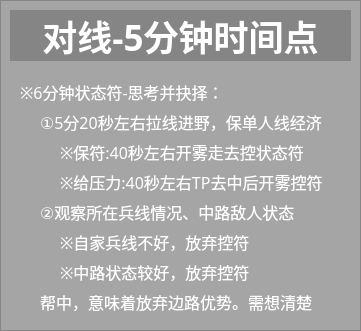
  <widget class="QFrame" name="frame_11">
   <property name="geometry">
    <rect>
     <x>1170</x>
     <y>420</y>
     <width>361</width>
     <height>331</height>
    </rect>
   </property>
   <property name="font">
    <font>
     <family>微软雅黑</family>
    </font>
   </property>
   <property name="styleSheet">
    <string notr="true">QFrame{background-color: rgba(0, 0, 0, 50);}</string>
   </property>
   <property name="frameShape">
    <enum>QFrame::StyledPanel</enum>
   </property>
   <property name="frameShadow">
    <enum>QFrame::Raised</enum>
   </property>
   <widget class="QLabel" name="label_80">
    <property name="geometry">
     <rect>
      <x>40</x>
      <y>200</y>
      <width>291</width>
      <height>21</height>
     </rect>
    </property>
    <property name="font">
     <font>
      <family>微软雅黑</family>
      <pointsize>12</pointsize>
     </font>
    </property>
    <property name="styleSheet">
     <string notr="true">color: rgb(255, 255, 255);
background-color: rgba(255, 255, 255, 0);</string>
    </property>
    <property name="text">
     <string>②观察所在兵线情况、中路敌人状态</string>
    </property>
    <property name="alignment">
     <set>Qt::AlignLeading|Qt::AlignLeft|Qt::AlignTop</set>
    </property>
   </widget>
   <widget class="QLabel" name="label_81">
    <property name="geometry">
     <rect>
      <x>10</x>
      <y>10</y>
      <width>341</width>
      <height>51</height>
     </rect>
    </property>
    <property name="font">
     <font>
      <family>微软雅黑</family>
      <pointsize>26</pointsize>
      <weight>75</weight>
      <bold>true</bold>
     </font>
    </property>
    <property name="styleSheet">
     <string notr="true">color: rgb(255, 255, 255);</string>
    </property>
    <property name="text">
     <string>对线-5分钟时间点</string>
    </property>
    <property name="alignment">
     <set>Qt::AlignCenter</set>
    </property>
   </widget>
   <widget class="QLabel" name="label_83">
    <property name="geometry">
     <rect>
      <x>20</x>
      <y>80</y>
      <width>301</width>
      <height>21</height>
     </rect>
    </property>
    <property name="font">
     <font>
      <family>微软雅黑</family>
      <pointsize>12</pointsize>
     </font>
    </property>
    <property name="styleSheet">
     <string notr="true">color: rgb(255, 255, 255);
background-color: rgba(255, 255, 255, 0);</string>
    </property>
    <property name="text">
     <string>※6分钟状态符-思考并抉择：</string>
    </property>
    <property name="alignment">
     <set>Qt::AlignLeading|Qt::AlignLeft|Qt::AlignTop</set>
    </property>
   </widget>
   <widget class="QLabel" name="label_84">
    <property name="geometry">
     <rect>
      <x>40</x>
      <y>110</y>
      <width>291</width>
      <height>21</height>
     </rect>
    </property>
    <property name="font">
     <font>
      <family>微软雅黑</family>
      <pointsize>12</pointsize>
     </font>
    </property>
    <property name="styleSheet">
     <string notr="true">color: rgb(255, 255, 255);
background-color: rgba(255, 255, 255, 0);</string>
    </property>
    <property name="text">
     <string>①5分20秒左右拉线进野，保单人线经济</string>
    </property>
    <property name="alignment">
     <set>Qt::AlignLeading|Qt::AlignLeft|Qt::AlignTop</set>
    </property>
   </widget>
   <widget class="QLabel" name="label_85">
    <property name="geometry">
     <rect>
      <x>60</x>
      <y>140</y>
      <width>271</width>
      <height>21</height>
     </rect>
    </property>
    <property name="font">
     <font>
      <family>微软雅黑</family>
      <pointsize>12</pointsize>
     </font>
    </property>
    <property name="styleSheet">
     <string notr="true">color: rgb(255, 255, 255);
background-color: rgba(255, 255, 255, 0);</string>
    </property>
    <property name="text">
     <string>※保符:40秒左右开雾走去控状态符</string>
    </property>
    <property name="alignment">
     <set>Qt::AlignLeading|Qt::AlignLeft|Qt::AlignTop</set>
    </property>
   </widget>
   <widget class="QLabel" name="label_86">
    <property name="geometry">
     <rect>
      <x>60</x>
      <y>170</y>
      <width>271</width>
      <height>21</height>
     </rect>
    </property>
    <property name="font">
     <font>
      <family>微软雅黑</family>
      <pointsize>12</pointsize>
     </font>
    </property>
    <property name="styleSheet">
     <string notr="true">color: rgb(255, 255, 255);
background-color: rgba(255, 255, 255, 0);</string>
    </property>
    <property name="text">
     <string>※给压力:40秒左右TP去中后开雾控符</string>
    </property>
    <property name="alignment">
     <set>Qt::AlignLeading|Qt::AlignLeft|Qt::AlignTop</set>
    </property>
   </widget>
   <widget class="QLabel" name="label_87">
    <property name="geometry">
     <rect>
      <x>60</x>
      <y>230</y>
      <width>271</width>
      <height>21</height>
     </rect>
    </property>
    <property name="font">
     <font>
      <family>微软雅黑</family>
      <pointsize>12</pointsize>
     </font>
    </property>
    <property name="styleSheet">
     <string notr="true">color: rgb(255, 255, 255);
background-color: rgba(255, 255, 255, 0);</string>
    </property>
    <property name="text">
     <string>※自家兵线不好，放弃控符</string>
    </property>
    <property name="alignment">
     <set>Qt::AlignLeading|Qt::AlignLeft|Qt::AlignTop</set>
    </property>
   </widget>
   <widget class="QLabel" name="label_88">
    <property name="geometry">
     <rect>
      <x>60</x>
      <y>260</y>
      <width>271</width>
      <height>21</height>
     </rect>
    </property>
    <property name="font">
     <font>
      <family>微软雅黑</family>
      <pointsize>12</pointsize>
     </font>
    </property>
    <property name="styleSheet">
     <string notr="true">color: rgb(255, 255, 255);
background-color: rgba(255, 255, 255, 0);</string>
    </property>
    <property name="text">
     <string>※中路状态较好，放弃控符</string>
    </property>
    <property name="alignment">
     <set>Qt::AlignLeading|Qt::AlignLeft|Qt::AlignTop</set>
    </property>
   </widget>
   <widget class="QLabel" name="label_89">
    <property name="geometry">
     <rect>
      <x>40</x>
      <y>290</y>
      <width>281</width>
      <height>21</height>
     </rect>
    </property>
    <property name="font">
     <font>
      <family>微软雅黑</family>
      <pointsize>12</pointsize>
     </font>
    </property>
    <property name="styleSheet">
     <string notr="true">color: rgb(255, 255, 255);
background-color: rgba(255, 255, 255, 0);</string>
    </property>
    <property name="text">
     <string>帮中，意味着放弃边路优势。需想清楚</string>
    </property>
    <property name="alignment">
     <set>Qt::AlignLeading|Qt::AlignLeft|Qt::AlignTop</set>
    </property>
   </widget>
  </widget>
